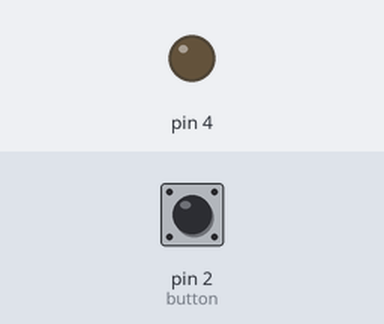
The sketch below on a simulated Arduino Uno, built with avr-gcc and run on an emulated ATmega328P. Parts: output pins drawn as LEDs (lit = HIGH). Inputs (shaded band) come from the test bench; at power-on: pin 2 (button) HIGH. What the sketch prints to the serial monitor is not drawn.

Above: at 2.8 s.
2.9 s: pin 2 (button) pulsed LOW 2 times (0.12 s each, 0.3 s apart)
At 3.9 s:
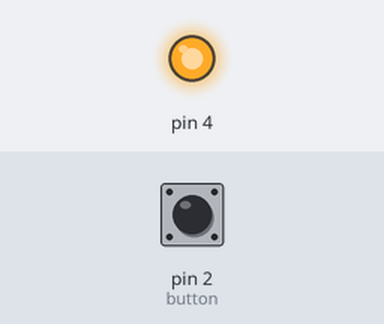
5.0 s: pin 2 (button) pulled LOW for 1 s
At 5.3 s:
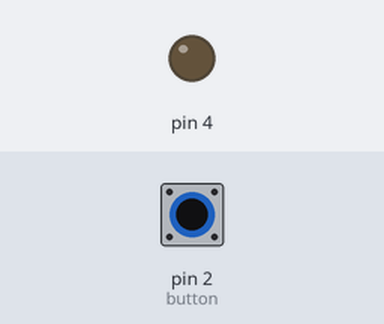
Timing chart, 0 to 8.0 s (numbered marks = the images above; inputs shaded):
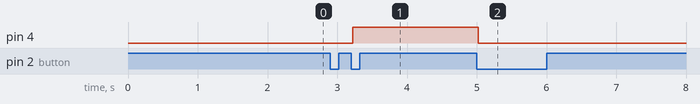

The sketch:

Esempio2.ino
```cpp
#include <OneButton.h>

OneButton button(2, false); //false = pulldown

static void ledOn();
static void ledOff(void *oneButton);

void setup() {
  Serial.begin(115200);
  Serial.println("OneButton");

  pinMode(4, OUTPUT);

  button.setDebounceMs(20);
  button.setPressMs(800);

  button.attachClick(ledOn);

  button.attachLongPressStart(
    [](void *oneButton){ Serial.println("START"); }, &button
  );
  button.attachDuringLongPress(
    [](void *oneButton){ Serial.print("."); }, &button
  );
  button.attachLongPressStop(ledOff, &button);
}

void loop() {
  button.tick();
}

static void ledOn(){
  Serial.println("ON");
  digitalWrite(4, HIGH);
}

static void ledOff(void *oneButton){
  Serial.println("\nOFF");
  digitalWrite(4, LOW);
}
```

Measured:
- after the input at 2.9 s, pin 4: LOW → HIGH after 0.32 s
- after the input at 5.0 s, pin 4: HIGH → LOW at once
